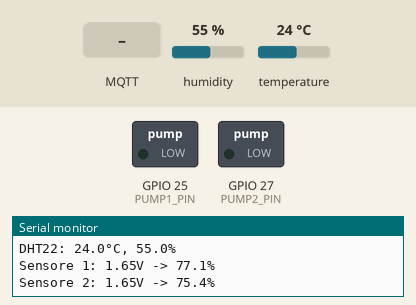
Simulated run of this sketch. Board: ESP32. Shown: switched loads named in the sketch (green lamp = pin HIGH), the last lines printed to the serial monitor. The test bench sets the inputs (shaded band); at power-on: humidity 55 %, temperature 24 °C. WiFi joins after 1.5 s; servers stay silent unless stated; the local clock reads 2024-03-15 10:24:30 at power-on unless the sketch sets it; no MQTT or app messages arrive unless stated.

Above: at 3.8 s.
3.9 s: MQTT message "ON" arrives on the first subscribed topic
At 4.5 s:
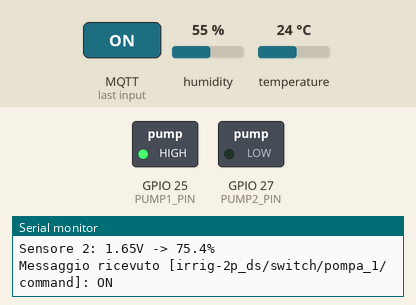
5.4 s: MQTT message "ON" arrives on the second subscribed topic
At 6.0 s:
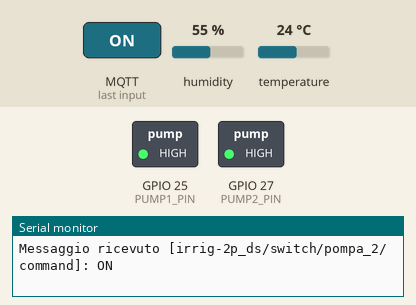
6.9 s: MQTT message "OFF" arrives on the first subscribed topic
At 7.6 s:
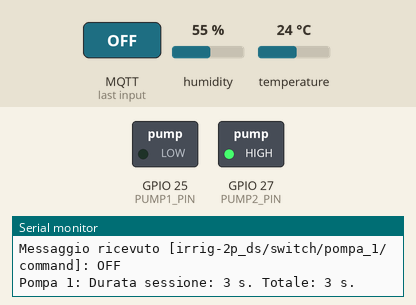
8.4 s: MQTT message "OFF" arrives on the second subscribed topic
At 9.7 s:
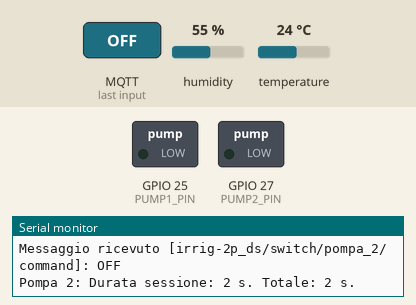
Timing chart, 0 to 10.9 s (numbered marks = the images above; inputs shaded):
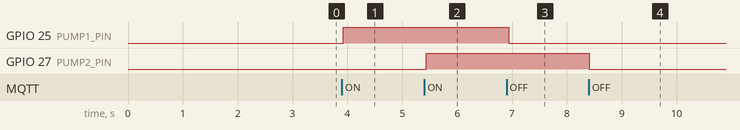

Measured:
- after the input at 3.9 s, GPIO 25 (PUMP1_PIN): LOW → HIGH at once
- after the input at 5.4 s, GPIO 27 (PUMP2_PIN): LOW → HIGH at once
- after the input at 6.9 s, GPIO 25 (PUMP1_PIN): HIGH → LOW at once
- after the input at 8.4 s, GPIO 27 (PUMP2_PIN): HIGH → LOW at once

The sketch:

Irriga_2p_ds.ino
```cpp
//==============================================================================================
// Irriga_2p_ds.ino
// Versione: 1.0
// Author: Setzi
// Date: 22-08-2025
// Description: Versione con Deep Sleep per un sistema di irrigazione a 2 pompe.
// L'ESP32 si sveglia, rimane attivo per un tempo definito, e poi torna a dormire.
// Durante il tempo attivo, può ricevere comandi MQTT per accendere/spegnere le pompe.
// Registra il numero di avvii e la durata totale di attivazione delle pompe.
// Le pompe si spengono automaticamente alla fine del periodo attivo se non sono già spente.
// Se il WiFi non si connette al primo avvio, resta attivo per il tempo definito per permettere il debug.
// Se il WiFi non si connette nei successivi avvii, va direttamente in Deep Sleep.
// Se una pompa è accesa alla fine del periodo attivo, aspetta che si spenga prima di andare in Deep Sleep.
// Memorizza la durata totale di attivazione delle pompe tra i cicli di sonno.
// Utilizza MQTT per comunicare con Home Assistant.
// Compatibile con sensori DHT22 e sensori di umidità del terreno capacitivi.
// Configurazione tramite variabili all'inizio del codice.
// Richiede librerie: WiFi, PubSubClient, DHT, time.h

//================================================================================================

#include <WiFi.h>
#include <PubSubClient.h>
#include "DHT.h"
#include "time.h" // Libreria integrata per NTP e gestione tempo

// --- CONFIGURAZIONE RETE ---
const char* WIFI_SSID = "Dart-24G";
const char* WIFI_PASS = "SoloPerLaFamiglia";
const char* MQTT_BROKER = "192.168.1.103";
const int   MQTT_PORT = 1883;
const char* MQTT_CLIENT_ID = "irrig-2p_ds-esphome";

//
//IPAddress local_IP(192, 168, 1, 212); // Scegli un IP libero
//IPAddress gateway(192, 168, 1, 1);   // L'IP del tuo router
//IPAddress subnet(255, 255, 255, 0);  // Di solito è questa

// --- CONFIGURAZIONE PIN ---
#define PUMP1_PIN 25
#define PUMP2_PIN 27
#define DHT_PIN   13
#define CAP1_PIN  32
#define CAP2_PIN  35

// --- CONFIGURAZIONE TOPIC MQTT ---
const char* STATUS_TOPIC = "irrig-2p_ds/status";
const char* TEMP_AIR_TOPIC = "irrig-2p_ds/sensor/temperatura_aria/state";
const char* HUM_AIR_TOPIC = "irrig-2p_ds/sensor/umidita_aria/state";
const char* SOIL1_PERC_TOPIC = "irrig-2p_ds/sensor/umidita_terreno_1/state";
const char* SOIL2_PERC_TOPIC = "irrig-2p_ds/sensor/umidita_terreno_2/state";
const char* PUMP1_STATE_TOPIC = "irrig-2p_ds/switch/pompa_1/state";
const char* PUMP1_CMD_TOPIC = "irrig-2p_ds/switch/pompa_1/command";
const char* PUMP2_STATE_TOPIC = "irrig-2p_ds/switch/pompa_2/state";
const char* PUMP2_CMD_TOPIC = "irrig-2p_ds/switch/pompa_2/command";
const char* REFRESH_CMD_TOPIC = "irrig-1p/button/updsensordata/command"; // Mantenuto per compatibilità
const char* LAST_BOOT_TOPIC = "irrig-2p_ds/sensor/last_boot/state";
// Rinominati per maggiore chiarezza: ora sono i totali cumulativi
const char* PUMP1_TOTAL_DURATION_TOPIC = "irrig-2p_ds/sensor/pompa_1/total_duration/state";
const char* PUMP2_TOTAL_DURATION_TOPIC = "irrig-2p_ds/sensor/pompa_2/total_duration/state";

// --- CONFIGURAZIONE DEEP SLEEP E NTP ---
const unsigned int CYCLE_TIME_MINUTES = 60; // Durata totale del ciclo (es. 60 min)
const unsigned int ACTIVE_TIME_MINUTES = 5;  // Tempo di attività in minuti (es. 5 min)
const unsigned long ACTIVE_TIME_MS = ACTIVE_TIME_MINUTES * 60 * 1000;
unsigned long awakeStartTime = 0;

const char* ntpServer = "pool.ntp.org";
const long  gmtOffset_sec = 3600; // Italia: UTC+1
const int   daylightOffset_sec = 3600; // Ora legale

// --- VALORI DI CALIBRAZIONE ---
const float SOIL1_VOLT_ASCIUTTO = 3.0;
const float SOIL1_VOLT_BAGNATO  = 1.25;
const float SOIL2_VOLT_ASCIUTTO = 2.88;
const float SOIL2_VOLT_BAGNATO  = 1.25;

// --- OGGETTI E VARIABILI GLOBALI ---
WiFiClient espClient;
PubSubClient client(espClient);
#define DHT_TYPE DHT22
DHT dht(DHT_PIN, DHT_TYPE);

// --- VARIABILI CHE SOPRAVVIVONO AL DEEP SLEEP ---
RTC_DATA_ATTR int bootCount = 0;
RTC_DATA_ATTR unsigned long totalPump1OnTimeSeconds = 0;
RTC_DATA_ATTR unsigned long totalPump2OnTimeSeconds = 0;

// Variabili per il calcolo della durata (si resettano a ogni risveglio)
unsigned long pump1_startTime_ms = 0;
unsigned long pump2_startTime_ms = 0;

// --- PROTOTIPI FUNZIONI ---
void publishData();
void goToDeepSleep();


float mapfloat(float x, float in_min, float in_max, float out_min, float out_max) {
  return (x - in_min) * (out_max - out_min) / (in_max - in_min) + out_min;
}

void callback(char* topic, byte* payload, unsigned int length) {
  String message;
  for (int i = 0; i < length; i++) { message += (char)payload[i]; }
  Serial.printf("Messaggio ricevuto [%s]: %s\n", topic, message.c_str());

  if (strcmp(topic, PUMP1_CMD_TOPIC) == 0) {
    if (message == "ON") {
      digitalWrite(PUMP1_PIN, HIGH);
      client.publish(PUMP1_STATE_TOPIC, "ON", true);
      pump1_startTime_ms = millis(); // Avvia cronometro
    } else if (message == "OFF") {
      digitalWrite(PUMP1_PIN, LOW);
      client.publish(PUMP1_STATE_TOPIC, "OFF", true);
      if (pump1_startTime_ms > 0) {
        unsigned long durationMs = millis() - pump1_startTime_ms;
        totalPump1OnTimeSeconds += durationMs / 1000;
        char buffer[20];
        sprintf(buffer, "%lu", totalPump1OnTimeSeconds);
        client.publish(PUMP1_TOTAL_DURATION_TOPIC, buffer, true);
        Serial.printf("Pompa 1: Durata sessione: %lu s. Totale: %lu s.\n", durationMs / 1000, totalPump1OnTimeSeconds);
        pump1_startTime_ms = 0;
      }
    }
  }
  else if (strcmp(topic, PUMP2_CMD_TOPIC) == 0) {
    if (message == "ON") {
      digitalWrite(PUMP2_PIN, HIGH);
      client.publish(PUMP2_STATE_TOPIC, "ON", true);
      pump2_startTime_ms = millis(); // Avvia cronometro
    } else if (message == "OFF") {
      digitalWrite(PUMP2_PIN, LOW);
      client.publish(PUMP2_STATE_TOPIC, "OFF", true);
      if (pump2_startTime_ms > 0) {
        unsigned long durationMs = millis() - pump2_startTime_ms;
        totalPump2OnTimeSeconds += durationMs / 1000;
        char buffer[20];
        sprintf(buffer, "%lu", totalPump2OnTimeSeconds);
        client.publish(PUMP2_TOTAL_DURATION_TOPIC, buffer, true);
        Serial.printf("Pompa 2: Durata sessione: %lu s. Totale: %lu s.\n", durationMs / 1000, totalPump2OnTimeSeconds);
        pump2_startTime_ms = 0;
      }
    }
  }
  else if (strcmp(topic, REFRESH_CMD_TOPIC) == 0) {
    Serial.println("Richiesta di aggiornamento manuale ricevuta!");
    publishData();
  }
}

void reconnect() {
  while (!client.connected()) {
    Serial.print("Tentativo di connessione MQTT...");
    if (client.connect(MQTT_CLIENT_ID, nullptr, nullptr, STATUS_TOPIC, 0, true, "offline")) {
      Serial.println("connesso!");
      client.publish(STATUS_TOPIC, "online", true);
      client.subscribe(PUMP1_CMD_TOPIC);
      client.subscribe(PUMP2_CMD_TOPIC);
      client.subscribe(REFRESH_CMD_TOPIC);

      // Pubblica stati iniziali al risveglio
      client.publish(PUMP1_STATE_TOPIC, digitalRead(PUMP1_PIN) ? "ON" : "OFF", true);
      client.publish(PUMP2_STATE_TOPIC, digitalRead(PUMP2_PIN) ? "ON" : "OFF", true);

      char buffer[20];
      sprintf(buffer, "%lu", totalPump1OnTimeSeconds);
      client.publish(PUMP1_TOTAL_DURATION_TOPIC, buffer, true);
      sprintf(buffer, "%lu", totalPump2OnTimeSeconds);
      client.publish(PUMP2_TOTAL_DURATION_TOPIC, buffer, true);

    } else {
      Serial.printf(" fallito, rc=%d. Riprovo tra 5 secondi\n", client.state());
      delay(5000);
    }
  }
}

void publishData() {
  Serial.println("--- Pubblicazione dati sensori ---");

  float temp = dht.readTemperature();
  float hum = dht.readHumidity();
  if (!isnan(temp) && !isnan(hum)) {
    client.publish(TEMP_AIR_TOPIC, String(temp, 1).c_str(), true);
    client.publish(HUM_AIR_TOPIC, String(hum, 1).c_str(), true);
    Serial.printf("DHT22: %.1f°C, %.1f%%\n", temp, hum);
  }

  float volt1 = (analogRead(CAP1_PIN) / 4095.0) * 3.3;
  float perc1 = mapfloat(volt1, SOIL1_VOLT_ASCIUTTO, SOIL1_VOLT_BAGNATO, 0.0, 100.0);
  perc1 = constrain(perc1, 0, 100);
  client.publish(SOIL1_PERC_TOPIC, String(perc1, 1).c_str(), true);
  Serial.printf("Sensore 1: %.2fV -> %.1f%%\n", volt1, perc1);

  float volt2 = (analogRead(CAP2_PIN) / 4095.0) * 3.3;
  float perc2 = mapfloat(volt2, SOIL2_VOLT_ASCIUTTO, SOIL2_VOLT_BAGNATO, 0.0, 100.0);
  perc2 = constrain(perc2, 0, 100);
  client.publish(SOIL2_PERC_TOPIC, String(perc2, 1).c_str(), true);
  Serial.printf("Sensore 2: %.2fV -> %.1f%%\n", volt2, perc2);
}

void goToDeepSleep() {
    const long sleepDurationMinutes = CYCLE_TIME_MINUTES - ACTIVE_TIME_MINUTES;
    long sleepTimeSeconds = sleepDurationMinutes * 60;

    Serial.printf("Tempo di attività terminato. Vado a dormire per %ld minuti.\n", sleepDurationMinutes);

    if (sleepTimeSeconds <= 0) {
        Serial.println("ERRORE: Tempo di sonno non valido! Riavvio tra 10 secondi...");
        delay(10000);
        ESP.restart();
    }

    esp_sleep_enable_timer_wakeup(sleepTimeSeconds * 1000000ULL);

    Serial.println("Disconnessione e avvio deep sleep...");
    client.disconnect();
    WiFi.disconnect(true);

    esp_deep_sleep_start();
}

void setup() {
  Serial.begin(115200);
  delay(1000);

  ++bootCount;
  Serial.printf("\n============================\nAVVIO NUMERO: %d\n============================\n", bootCount);

  pinMode(PUMP1_PIN, OUTPUT);
  pinMode(PUMP2_PIN, OUTPUT);
  digitalWrite(PUMP1_PIN, LOW);
  digitalWrite(PUMP2_PIN, LOW);
  analogSetAttenuation(ADC_11db);
  dht.begin();

  awakeStartTime = millis();

  // Connessione WiFi
  delay(100);
  WiFi.begin(WIFI_SSID, WIFI_PASS);
  Serial.print("Connessione a WiFi...");
  int wifi_retries = 30;
  while (WiFi.status() != WL_CONNECTED && wifi_retries > 0) {
    delay(500);
    Serial.print(".");
    wifi_retries--;
  }

  if (WiFi.status() != WL_CONNECTED) {
    Serial.println("\nConnessione Wi-Fi fallita.");
    if (bootCount > 1) { // Se non è il primo avvio, torna a dormire
      goToDeepSleep();
    } else { // Al primo avvio, resta sveglio per il debug
      Serial.println("Primo avvio: resto attivo per la durata prefissata anche senza WiFi.");
    }
  } else {
    Serial.println("\nWiFi connesso!");
    Serial.print("Indirizzo IP: ");
    Serial.println(WiFi.localIP());

    // Configura e sincronizza NTP
    configTime(gmtOffset_sec, daylightOffset_sec, ntpServer);

    // Connessione MQTT
    client.setServer(MQTT_BROKER, MQTT_PORT);
    client.setCallback(callback);
    reconnect();

    // Pubblica ora di avvio
    struct tm timeinfo;
    if (getLocalTime(&timeinfo)) {
      char timeString[25];
      strftime(timeString, sizeof(timeString), "%Y-%m-%d %H:%M:%S", &timeinfo);
      client.publish(LAST_BOOT_TOPIC, timeString, true);
    }

    // Pubblica tutti i dati al risveglio
    publishData();
  }
}

void loop() {
  if (millis() - awakeStartTime > ACTIVE_TIME_MS) {
    // Controlla se una delle due pompe è ancora accesa
    if (digitalRead(PUMP1_PIN) == HIGH || digitalRead(PUMP2_PIN) == HIGH) {
      static bool waiting_message_printed = false;
      if (!waiting_message_printed) {
        Serial.println("Tempo attività scaduto, ma almeno una pompa è accesa. Attendo spegnimento...");
        waiting_message_printed = true;
      }
    } else {
      // Entrambe le pompe sono spente, possiamo andare a dormire
      goToDeepSleep();
    }
  }

  if (WiFi.status() == WL_CONNECTED) {
    if (!client.connected()) {
      reconnect();
    }
    client.loop();
  }

  delay(50); // Pausa per stabilità
}
```
